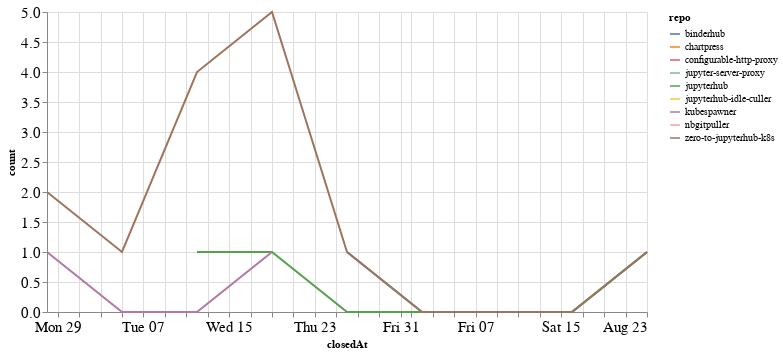

The cell this chart's notebook holds for it:
### Code cell
closed_by_time = closed_by.groupby('repo').resample('W', on='closedAt').count()['author'].reset_index()
closed_by_time = closed_by_time.rename(columns={'author': 'count'})

alt.Chart(closed_by_time, width=600).mark_line().encode(
    x='closedAt',
    y='count',
    color='repo',
    tooltip="repo"
)

### Figure 1 — Vega-Lite specification as saved in the notebook (floating-point values rounded to 4 significant figures)
{"config": {"axisLeft": {"labelFontSize": 15}, "axisBottom": {"labelFontSize": 15}}, "data": {"name": "data-8ea3cf7f68853a4a06b20908fad686a7"}, "mark": "line", "encoding": {"color": {"type": "nominal", "field": "repo"}, "tooltip": {"type": "nominal", "field": "repo"}, "x": {"type": "temporal", "field": "closedAt"}, "y": {"type": "quantitative", "field": "count"}}, "width": 600, "$schema": "https://vega.github.io/schema/vega-lite/v4.8.1.json", "datasets": {"data-8ea3cf7f68853a4a06b20908fad686a7": [{"repo": "binderhub", "closedAt": "2020-07-26T00:00:00", "count": 1}, {"repo": "binderhub", "closedAt": "2020-08-02T00:00:00", "count": 0}, {"repo": "binderhub", "closedAt": "2020-08-09T00:00:00", "count": 0}, {"repo": "binderhub", "closedAt": "2020-08-16T00:00:00", "count": 0}, {"repo": "binderhub", "closedAt": "2020-08-23T00:00:00", "count": 1}, {"repo": "chartpress", "closedAt": "2020-07-19T00:00:00", "count": 1}, {"repo": "configurable-http-proxy", "closedAt": "2020-07-05T00:00:00", "count": 2}, {"repo": "jupyter-server-proxy", "closedAt": "2020-08-02T00:00:00", "count": 1}, {"repo": "jupyterhub", "closedAt": "2020-07-12T00:00:00", "count": 1}, {"repo": "jupyterhub", "closedAt": "2020-07-19T00:00:00", "count": 1}, {"repo": "jupyterhub", "closedAt": "2020-07-26T00:00:00", "count": 0}, {"repo": "jupyterhub", "closedAt": "2020-08-02T00:00:00", "count": 0}, {"repo": "jupyterhub", "closedAt": "2020-08-09T00:00:00", "count": 0}, {"repo": "jupyterhub", "closedAt": "2020-08-16T00:00:00", "count": 0}, {"repo": "jupyterhub", "closedAt": "2020-08-23T00:00:00", "count": 1}, {"repo": "jupyterhub-idle-culler", "closedAt": "2020-08-23T00:00:00", "count": 1}, {"repo": "kubespawner", "closedAt": "2020-06-28T00:00:00", "count": 1}, {"repo": "kubespawner", "closedAt": "2020-07-05T00:00:00", "count": 0}, {"repo": "kubespawner", "closedAt": "2020-07-12T00:00:00", "count": 0}, {"repo": "kubespawner", "closedAt": "2020-07-19T00:00:00", "count": 1}, {"repo": "nbgitpuller", "closedAt": "2020-08-02T00:00:00", "count": 4}, {"repo": "zero-to-jupyterhub-k8s", "closedAt": "2020-06-28T00:00:00", "count": 2}, {"repo": "zero-to-jupyterhub-k8s", "closedAt": "2020-07-05T00:00:00", "count": 1}, {"repo": "zero-to-jupyterhub-k8s", "closedAt": "2020-07-12T00:00:00", "count": 4}, {"repo": "zero-to-jupyterhub-k8s", "closedAt": "2020-07-19T00:00:00", "count": 5}, {"repo": "zero-to-jupyterhub-k8s", "closedAt": "2020-07-26T00:00:00", "count": 1}, {"repo": "zero-to-jupyterhub-k8s", "closedAt": "2020-08-02T00:00:00", "count": 0}, {"repo": "zero-to-jupyterhub-k8s", "closedAt": "2020-08-09T00:00:00", "count": 0}, {"repo": "zero-to-jupyterhub-k8s", "closedAt": "2020-08-16T00:00:00", "count": 0}, {"repo": "zero-to-jupyterhub-k8s", "closedAt": "2020-08-23T00:00:00", "count": 1}]}}
